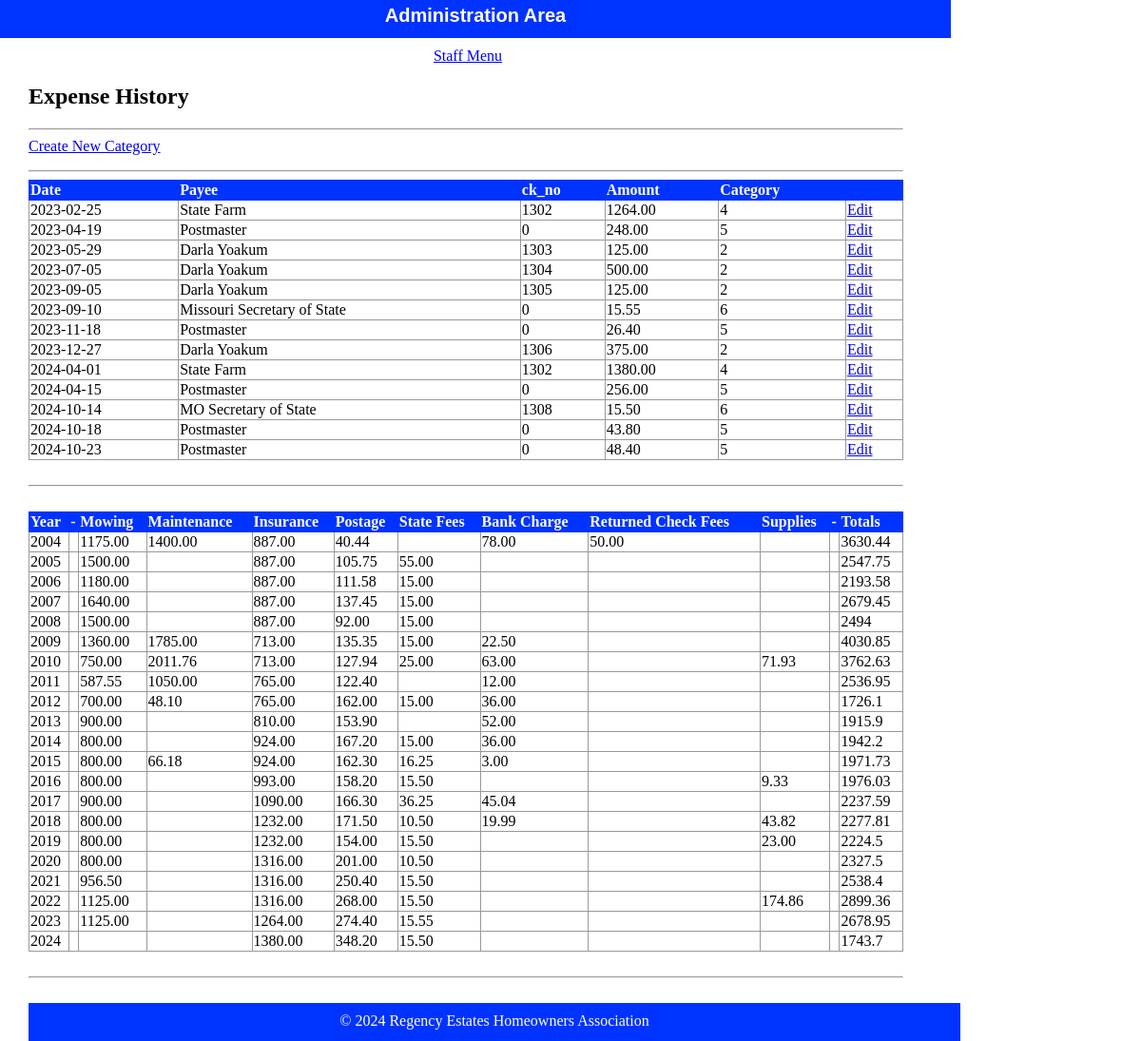
Page /html/public/staff/expenses/index.php on the committed database.
### tables this page shows
CREATE TABLE `expense` (
  `id` int(11) NOT NULL,
  `fk_cat_id` int(11) DEFAULT NULL,
  `dt` date DEFAULT NULL,
  `ck_no` int(11) DEFAULT NULL,
  `payee` varchar(50) DEFAULT NULL,
  `amount` decimal(10,2) DEFAULT NULL,
  `note` varchar(50) DEFAULT NULL
);

### html/private/functions.php (called while the page is built, shortened)
<?php
function url_for($script_path)
{
    if ($script_path[0] != '/')
    {
        $script_path = "/" . $script_path;
    }
    return WWW_ROOT . $script_path;
}
function htmlsc($string = "")
{
    return htmlspecialchars($string);
}
?>

### html/private/expense_functions.php (called while the page is built, shortened)
<?php
  function find_all_expenses($year) {
    global $db;
    $sql = "SELECT * FROM expense WHERE dt > " . "'" . $year . "-01-01' ";
    $result = mysqli_query($db, $sql);
    return $result;
  }
  function find_expense_sum($year, $category) {
      global $db;
      $sql = "SELECT SUM(amount) as sum FROM expense WHERE dt >= ";
      $sql .= "'" . $year . "-01-01' ";
      $sql .= "AND dt <= ";
      $sql .= "'" . $year . "-12-31' ";
      $sql .= "AND fk_cat_id = " . $category . ";";
      $result = mysqli_query($db, $sql);
      return $result;
  }
?>

### html/public/staff/expenses/index.php (the view, shortened to what this page needs)
<?php $expense_set = find_all_expenses('2023'); ?>
<?php include(SHARED_PATH . '/header.php'); ?>
    <div id="content">
        <div id="regency-menu">
            <h2>Expense History</h2>
            <hr />
            <div class="actions">
                <a class="action" href="<?php echo url_for('/staff/categories/index.php'); ?>">Create New Category</a>
            </div>
            <hr />
            <table class="list">
                <tr>
                    <th>Date</th>
                    <th>Payee</th>
                    <th>ck_no</th>
                    <th>Amount</th>
                    <th>Category</th>
                    <th>&nbsp</th>
                </tr>
                <?php while($expense_row = mysqli_fetch_assoc($expense_set)) { ?>
                    <tr>
                        <td><?php echo htmlsc($expense_row['dt']); ?></td>
                        <td><?php echo htmlsc($expense_row['payee']); ?></td>
                        <td><?php echo htmlsc($expense_row['ck_no']); ?></td>
                        <td><?php echo htmlsc($expense_row['amount']); ?></td>
                        <td><?php echo htmlsc($expense_row['fk_cat_id']); ?></td>
                        <td><a class="action" href="<?php echo url_for('/staff/subjects/show.php?id=' . htmlsc(urlencode($expense_row['id']))); ?>">Edit</a></td>
                    </tr>
                <?php } ?>
            </table>
            <br /><hr /><br />
            <table class="list">
                <tr>
                    <th>Year</th>
                    <th>-</th>
                    <th>Mowing</th>
                    <th>Maintenance</th>
                    <th>Insurance</th>
                    <th>Postage</th>
                    <th>State Fees</th>
                    <th>Bank Charge</th>
                    <th>Returned Check Fees</th>
                    <th>Supplies</th>
                    <th>-</th>
                    <th>Totals</th>
                </tr>
                <?php
                $start_year = 2004;
                $latest_year = 2024;
                ?>
                <?php for ($year_index = $start_year; $year_index <= $latest_year; $year_index++) { ?>
                    <tr>
                        <?php $yearly_total = 0.00; ?>
                        <td>
                            <?php echo htmlsc($year_index); ?>
                        </td>
                        <td></td>
                        <?php
                        $sum_result = find_expense_sum($year_index, '2');
                        $cell_value = mysqli_fetch_assoc($sum_result);
                        $yearly_total = $yearly_total + $cell_value['sum'];
                        ?>
                        <td><?php echo htmlsc($cell_value['sum']); ?></td>
                        <?php
                        $sum_result = find_expense_sum($year_index, '3');
                        $cell_value = mysqli_fetch_assoc($sum_result);
                        $yearly_total = $yearly_total + $cell_value['sum'];
                        ?>
                        <td><?php echo htmlsc($cell_value['sum']); ?></td>
                        <?php
                        $sum_result = find_expense_sum($year_index, '4');
                        $cell_value = mysqli_fetch_assoc($sum_result);
                        $yearly_total = $yearly_total + $cell_value['sum'];
                        ?>
                        <td><?php echo htmlsc($cell_value['sum']); ?></td>
                        <?php
                        $sum_result = find_expense_sum($year_index, '5');
                        $cell_value = mysqli_fetch_assoc($sum_result);
                        $yearly_total = $yearly_total + $cell_value['sum'];
                        ?>
                        <td><?php echo htmlsc($cell_value['sum']); ?></td>
                        <?php
                        $sum_result = find_expense_sum($year_index, '6');
                        $cell_value = mysqli_fetch_assoc($sum_result);
                        $yearly_total = $yearly_total + $cell_value['sum'];
                        ?>
                        <td><?php echo htmlsc($cell_value['sum']); ?></td>
                        <?php
                        $sum_result = find_expense_sum($year_index, '7');
                        $cell_value = mysqli_fetch_assoc($sum_result);
                        $yearly_total = $yearly_total + $cell_value['sum'];
                        ?>
                        <td><?php echo htmlsc($cell_value['sum']); ?></td>
                        <?php
                        $sum_result = find_expense_sum($year_index, '8');
                        $cell_value = mysqli_fetch_assoc($sum_result);
                        $yearly_total = $yearly_total + $cell_value['sum'];
                        ?>
                        <td><?php echo htmlsc($cell_value['sum']); ?></td>
                        <?php
                        $sum_result = find_expense_sum($year_index, '9');
                        $cell_value = mysqli_fetch_assoc($sum_result);
                        $yearly_total = $yearly_total + $cell_value['sum'];
                        ?>
                        <td><?php echo htmlsc($cell_value['sum']); ?></td>
                        <td></td>
                        <td><?php echo $yearly_total; ?></td>
                    <?php } ?>
            </table>
            <br /><hr /><br />
    </div>
<?php include(SHARED_PATH . '/footer.php'); ?>

### html/private/shared/header.php (shortened to what this page needs)
<!doctype html>
<html lang="en">
	<head>
		<link rel="stylesheet" media="all" href="<?php echo url_for('stylesheets/staff.css'); ?>" />
	</head>
	<body>
		<header>
			<h1>Administration Area</h1>
		</header>
		<navigation>
			<ul>
				<li>
					<a href="<?php echo url_for('/staff/index.php'); ?>">Staff Menu</a>
				</li>
			</ul>
		</navigation>

### html/private/shared/footer.php (shortened to what this page needs)
<footer>
	&copy; <?php echo date('Y'); ?> Regency Estates Homeowners Association
</footer>
</body>
</html>

### html/public/stylesheets/staff.css (style rules this page uses)
html { height: 100%; width: 100%; }
body { height: 1000px; width: 100%; margin: 0; padding: 0; }
header { width: 1000px; height: 40px; margin: 0 0 10px 0; padding: 0; background: #0033FF; color: white; }
header h1 { margin: 0; padding: 5px; font-size: 20px; font-family: Verdana, Arial, Helvetica, sans-serif; text-align: center; }
navigation { width: 1000px; margin: 0; padding: 0; text-align: center; }
navigation ul { width: 1000px; list-style: none; padding: 0; margin: 0; }
navigation ul li { display: inline; margin-right: 1em; }
#content { width: 920px; min-height: 500px; padding: 0 30px; }
footer { width: 940px; height: 20px; margin: 0 0 10px 0; padding: 10px 20px; background: #0033FF; color: white; text-align: center; }
.actions { margin-bottom: 1em; }
table { border-collapse: collapse; vertical-align: top; }
table.list { width: 100%; }
table.list tr td { border: 1px solid #999999; }
table.list tr th { border: 1px solid #0033FF; background: #0033FF; color: white; text-align: left; }

### rows in the picture
expense: dt "2023-02-25", payee "State Farm", ck_no "1302", amount "1264.00", fk_cat "4"
expense: dt "2023-04-19", payee "Postmaster", ck_no "0", amount "248.00", fk_cat "5"
expense: dt "2023-05-29", payee "Darla Yoakum", ck_no "1303", amount "125.00", fk_cat "2"
expense: dt "2023-07-05", payee "Darla Yoakum", ck_no "1304", amount "500.00", fk_cat "2"
expense: dt "2023-09-05", payee "Darla Yoakum", ck_no "1305", amount "125.00", fk_cat "2"
expense: dt "2023-09-10", payee "Missouri Secretary of State", ck_no "0", amount "15.55", fk_cat "6"
expense: dt "2023-11-18", payee "Postmaster", ck_no "0", amount "26.40", fk_cat "5"
expense: dt "2023-12-27", payee "Darla Yoakum", ck_no "1306", amount "375.00", fk_cat "2"
expense: dt "2024-04-01", payee "State Farm", ck_no "1302", amount "1380.00", fk_cat "4"
expense: dt "2024-04-15", payee "Postmaster", ck_no "0", amount "256.00", fk_cat "5"
expense: dt "2024-10-14", payee "MO Secretary of State", ck_no "1308", amount "15.50", fk_cat "6"
expense: dt "2024-10-18", payee "Postmaster", ck_no "0", amount "43.80", fk_cat "5"
expense: dt "2024-10-23", payee "Postmaster", ck_no "0", amount "48.40", fk_cat "5"

### other values in the picture
htmlsc($year_index) "2004"
htmlsc($cell_value['sum']) "1175.00"
htmlsc($cell_value['sum']) "1400.00"
htmlsc($cell_value['sum']) "887.00"
htmlsc($cell_value['sum']) "40.44"
htmlsc($cell_value['sum']) "78.00"
htmlsc($cell_value['sum']) "50.00"
$yearly_total "3630.44"
htmlsc($year_index) "2005"
htmlsc($cell_value['sum']) "1500.00"
htmlsc($cell_value['sum']) "105.75"
htmlsc($cell_value['sum']) "55.00"
$yearly_total "2547.75"
htmlsc($year_index) "2006"
htmlsc($cell_value['sum']) "1180.00"
